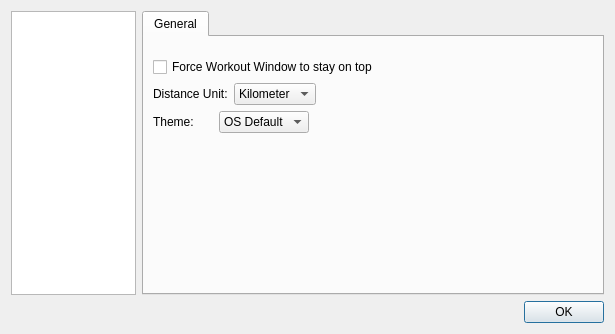
<?xml version="1.0" encoding="UTF-8"?>
<ui version="4.0">
 <class>DialogMainWindowConfig</class>
 <widget class="QDialog" name="DialogMainWindowConfig">
  <property name="geometry">
   <rect>
    <x>0</x>
    <y>0</y>
    <width>615</width>
    <height>314</height>
   </rect>
  </property>
  <property name="windowTitle">
   <string>Preferences</string>
  </property>
  <layout class="QGridLayout" name="gridLayout">
   <item row="0" column="0" rowspan="2">
    <widget class="QListWidget" name="listWidget_settings">
     <property name="sizePolicy">
      <sizepolicy hsizetype="Minimum" vsizetype="Expanding">
       <horstretch>0</horstretch>
       <verstretch>0</verstretch>
      </sizepolicy>
     </property>
     <property name="minimumSize">
      <size>
       <width>125</width>
       <height>0</height>
      </size>
     </property>
     <property name="maximumSize">
      <size>
       <width>125</width>
       <height>16777215</height>
      </size>
     </property>
     <property name="editTriggers">
      <set>QAbstractItemView::NoEditTriggers</set>
     </property>
     <property name="showDropIndicator" stdset="0">
      <bool>false</bool>
     </property>
     <property name="iconSize">
      <size>
       <width>48</width>
       <height>48</height>
      </size>
     </property>
    </widget>
   </item>
   <item row="0" column="1" rowspan="2">
    <widget class="QStackedWidget" name="stackedWidget">
     <property name="currentIndex">
      <number>0</number>
     </property>
     <widget class="QWidget" name="page_general">
      <layout class="QVBoxLayout" name="verticalLayout_8">
       <property name="leftMargin">
        <number>0</number>
       </property>
       <property name="topMargin">
        <number>0</number>
       </property>
       <property name="rightMargin">
        <number>0</number>
       </property>
       <property name="bottomMargin">
        <number>0</number>
       </property>
       <item>
        <widget class="QTabWidget" name="tabWidget_4">
         <property name="currentIndex">
          <number>0</number>
         </property>
         <widget class="QWidget" name="tab_3">
          <attribute name="title">
           <string>General</string>
          </attribute>
          <layout class="QVBoxLayout" name="verticalLayout_7">
           <property name="topMargin">
            <number>20</number>
           </property>
           <item>
            <layout class="QHBoxLayout" name="horizontalLayout_9">
             <property name="spacing">
              <number>0</number>
             </property>
             <item>
              <widget class="QCheckBox" name="checkBox_forceOnTop">
               <property name="text">
                <string>Force Workout Window to stay on top</string>
               </property>
              </widget>
             </item>
             <item>
              <spacer name="horizontalSpacer_6">
               <property name="orientation">
                <enum>Qt::Horizontal</enum>
               </property>
               <property name="sizeHint" stdset="0">
                <size>
                 <width>1</width>
                 <height>1</height>
                </size>
               </property>
              </spacer>
             </item>
            </layout>
           </item>
           <item>
            <layout class="QHBoxLayout" name="horizontalLayout_8">
             <item>
              <widget class="QLabel" name="label_6">
               <property name="minimumSize">
                <size>
                 <width>60</width>
                 <height>0</height>
                </size>
               </property>
               <property name="text">
                <string>Distance Unit:</string>
               </property>
              </widget>
             </item>
             <item>
              <widget class="QComboBox" name="comboBox_distance">
               <item>
                <property name="text">
                 <string>Kilometer</string>
                </property>
               </item>
               <item>
                <property name="text">
                 <string>Mile</string>
                </property>
               </item>
              </widget>
             </item>
             <item>
              <spacer name="horizontalSpacer_5">
               <property name="orientation">
                <enum>Qt::Horizontal</enum>
               </property>
               <property name="sizeHint" stdset="0">
                <size>
                 <width>1</width>
                 <height>1</height>
                </size>
               </property>
              </spacer>
             </item>
            </layout>
           </item>
           <item>
            <layout class="QHBoxLayout" name="horizontalLayout_theme">
             <item>
              <widget class="QLabel" name="label_theme">
               <property name="minimumSize">
                <size>
                 <width>60</width>
                 <height>0</height>
                </size>
               </property>
               <property name="text">
                <string>Theme:</string>
               </property>
              </widget>
             </item>
             <item>
              <widget class="QComboBox" name="comboBox_theme">
               <item>
                <property name="text">
                 <string>OS Default</string>
                </property>
               </item>
               <item>
                <property name="text">
                 <string>Light</string>
                </property>
               </item>
               <item>
                <property name="text">
                 <string>Dark</string>
                </property>
               </item>
              </widget>
             </item>
             <item>
              <spacer name="horizontalSpacer_theme">
               <property name="orientation">
                <enum>Qt::Horizontal</enum>
               </property>
               <property name="sizeHint" stdset="0">
                <size>
                 <width>1</width>
                 <height>1</height>
                </size>
               </property>
              </spacer>
             </item>
            </layout>
           </item>
           <item>
            <spacer name="verticalSpacer_4">
             <property name="orientation">
              <enum>Qt::Vertical</enum>
             </property>
             <property name="sizeHint" stdset="0">
              <size>
               <width>20</width>
               <height>40</height>
              </size>
             </property>
            </spacer>
           </item>
          </layout>
         </widget>
        </widget>
       </item>
      </layout>
     </widget>
     <widget class="QWidget" name="page_connectivity">
      <layout class="QVBoxLayout" name="verticalLayout_2">
       <property name="leftMargin">
        <number>0</number>
       </property>
       <property name="topMargin">
        <number>0</number>
       </property>
       <property name="rightMargin">
        <number>0</number>
       </property>
       <property name="bottomMargin">
        <number>0</number>
       </property>
       <item>
        <widget class="QTabWidget" name="tabWidget_2">
         <property name="currentIndex">
          <number>0</number>
         </property>
         <widget class="QWidget" name="tab_connectivity">
          <attribute name="title">
           <string>Connectivity</string>
          </attribute>
          <layout class="QVBoxLayout" name="verticalLayout_4">
           <property name="topMargin">
            <number>20</number>
           </property>
           <item>
            <layout class="QHBoxLayout" name="horizontalLayout_10">
             <property name="spacing">
              <number>0</number>
             </property>
             <item>
              <widget class="QCheckBox" name="checkBox_controlTrainer">
               <property name="text">
                <string>Control Trainer Resistance (FE-C Trainer)</string>
               </property>
              </widget>
             </item>
             <item>
              <spacer name="horizontalSpacer_7">
               <property name="orientation">
                <enum>Qt::Horizontal</enum>
               </property>
               <property name="sizeHint" stdset="0">
                <size>
                 <width>1</width>
                 <height>1</height>
                </size>
               </property>
              </spacer>
             </item>
            </layout>
           </item>
           <item>
            <spacer name="verticalSpacer_2">
             <property name="orientation">
              <enum>Qt::Vertical</enum>
             </property>
             <property name="sizeHint" stdset="0">
              <size>
               <width>20</width>
               <height>40</height>
              </size>
             </property>
            </spacer>
           </item>
          </layout>
         </widget>
         <widget class="QWidget" name="tab">
          <attribute name="title">
           <string>Pairing</string>
          </attribute>
          <layout class="QVBoxLayout" name="verticalLayout_9">
           <property name="topMargin">
            <number>20</number>
           </property>
           <item>
            <widget class="QCheckBox" name="checkBox_stopPairingOnFound">
             <property name="text">
              <string>Stop Pairing when a single device is found</string>
             </property>
             <property name="autoExclusive">
              <bool>true</bool>
             </property>
            </widget>
           </item>
           <item>
            <layout class="QHBoxLayout" name="horizontalLayout_7">
             <item>
              <widget class="QCheckBox" name="checkBox_pairNbOfSeconds">
               <property name="text">
                <string>Look for multiple devices during</string>
               </property>
               <property name="autoExclusive">
                <bool>true</bool>
               </property>
              </widget>
             </item>
             <item>
              <widget class="QComboBox" name="comboBox_timePairingSec">
               <item>
                <property name="text">
                 <string>1</string>
                </property>
               </item>
               <item>
                <property name="text">
                 <string>2</string>
                </property>
               </item>
               <item>
                <property name="text">
                 <string>3</string>
                </property>
               </item>
               <item>
                <property name="text">
                 <string>4</string>
                </property>
               </item>
               <item>
                <property name="text">
                 <string>5</string>
                </property>
               </item>
               <item>
                <property name="text">
                 <string>6</string>
                </property>
               </item>
               <item>
                <property name="text">
                 <string>7</string>
                </property>
               </item>
               <item>
                <property name="text">
                 <string>8</string>
                </property>
               </item>
               <item>
                <property name="text">
                 <string>9</string>
                </property>
               </item>
               <item>
                <property name="text">
                 <string>10</string>
                </property>
               </item>
              </widget>
             </item>
             <item>
              <widget class="QLabel" name="label_8">
               <property name="text">
                <string>seconds</string>
               </property>
              </widget>
             </item>
             <item>
              <spacer name="horizontalSpacer_3">
               <property name="orientation">
                <enum>Qt::Horizontal</enum>
               </property>
               <property name="sizeHint" stdset="0">
                <size>
                 <width>40</width>
                 <height>20</height>
                </size>
               </property>
              </spacer>
             </item>
            </layout>
           </item>
           <item>
            <spacer name="verticalSpacer_5">
             <property name="orientation">
              <enum>Qt::Vertical</enum>
             </property>
             <property name="sizeHint" stdset="0">
              <size>
               <width>20</width>
               <height>134</height>
              </size>
             </property>
            </spacer>
           </item>
          </layout>
         </widget>
        </widget>
       </item>
      </layout>
     </widget>
     <widget class="QWidget" name="page_folder">
      <layout class="QVBoxLayout" name="verticalLayout">
       <property name="leftMargin">
        <number>0</number>
       </property>
       <property name="topMargin">
        <number>0</number>
       </property>
       <property name="rightMargin">
        <number>0</number>
       </property>
       <property name="bottomMargin">
        <number>0</number>
       </property>
       <item>
        <widget class="QTabWidget" name="tabWidget">
         <property name="currentIndex">
          <number>0</number>
         </property>
         <widget class="QWidget" name="tab_5">
          <attribute name="title">
           <string>Folders</string>
          </attribute>
          <layout class="QVBoxLayout" name="verticalLayout_3">
           <property name="leftMargin">
            <number>9</number>
           </property>
           <property name="topMargin">
            <number>20</number>
           </property>
           <property name="rightMargin">
            <number>9</number>
           </property>
           <property name="bottomMargin">
            <number>9</number>
           </property>
           <item>
            <layout class="QHBoxLayout" name="horizontalLayout">
             <item>
              <widget class="QLabel" name="label_2">
               <property name="sizePolicy">
                <sizepolicy hsizetype="Minimum" vsizetype="Preferred">
                 <horstretch>0</horstretch>
                 <verstretch>0</verstretch>
                </sizepolicy>
               </property>
               <property name="minimumSize">
                <size>
                 <width>60</width>
                 <height>0</height>
                </size>
               </property>
               <property name="text">
                <string>Workouts:</string>
               </property>
              </widget>
             </item>
             <item>
              <widget class="QLineEdit" name="lineEdit_workoutDir"/>
             </item>
             <item>
              <widget class="QPushButton" name="pushButton_browseWorkoutDir">
               <property name="text">
                <string>Browse...</string>
               </property>
              </widget>
             </item>
            </layout>
           </item>
           <item>
            <layout class="QHBoxLayout" name="horizontalLayout_4">
             <item>
              <widget class="QLabel" name="label_courseTxt">
               <property name="sizePolicy">
                <sizepolicy hsizetype="Minimum" vsizetype="Preferred">
                 <horstretch>0</horstretch>
                 <verstretch>0</verstretch>
                </sizepolicy>
               </property>
               <property name="minimumSize">
                <size>
                 <width>60</width>
                 <height>0</height>
                </size>
               </property>
               <property name="text">
                <string>Courses</string>
               </property>
              </widget>
             </item>
             <item>
              <widget class="QLineEdit" name="lineEdit_courseDir"/>
             </item>
             <item>
              <widget class="QPushButton" name="pushButton_browseCourseDir">
               <property name="text">
                <string>Browse...</string>
               </property>
              </widget>
             </item>
            </layout>
           </item>
           <item>
            <layout class="QHBoxLayout" name="horizontalLayout_2">
             <item>
              <widget class="QLabel" name="label_4">
               <property name="sizePolicy">
                <sizepolicy hsizetype="Minimum" vsizetype="Preferred">
                 <horstretch>0</horstretch>
                 <verstretch>0</verstretch>
                </sizepolicy>
               </property>
               <property name="minimumSize">
                <size>
                 <width>60</width>
                 <height>0</height>
                </size>
               </property>
               <property name="text">
                <string>History:</string>
               </property>
              </widget>
             </item>
             <item>
              <widget class="QLineEdit" name="lineEdit_historyDir"/>
             </item>
             <item>
              <widget class="QPushButton" name="pushButton_browseHistoryDir">
               <property name="text">
                <string>Browse...</string>
               </property>
              </widget>
             </item>
            </layout>
           </item>
           <item>
            <spacer name="verticalSpacer">
             <property name="orientation">
              <enum>Qt::Vertical</enum>
             </property>
             <property name="sizeHint" stdset="0">
              <size>
               <width>20</width>
               <height>40</height>
              </size>
             </property>
            </spacer>
           </item>
          </layout>
         </widget>
        </widget>
       </item>
      </layout>
     </widget>
     <widget class="QWidget" name="page_upload">
      <layout class="QVBoxLayout" name="verticalLayout_5">
       <property name="leftMargin">
        <number>0</number>
       </property>
       <property name="topMargin">
        <number>0</number>
       </property>
       <property name="rightMargin">
        <number>0</number>
       </property>
       <property name="bottomMargin">
        <number>0</number>
       </property>
       <item>
        <widget class="QTabWidget" name="tabWidget_3">
         <widget class="QWidget" name="tab_2">
          <attribute name="title">
           <string>Auto Upload</string>
          </attribute>
          <layout class="QVBoxLayout" name="verticalLayout_6">
           <property name="spacing">
            <number>12</number>
           </property>
           <property name="topMargin">
            <number>20</number>
           </property>
           <item>
            <widget class="QGroupBox" name="groupBox">
             <property name="font">
              <font>
               <weight>75</weight>
               <bold>true</bold>
              </font>
             </property>
             <property name="title">
              <string>Strava</string>
             </property>
             <layout class="QHBoxLayout" name="horizontalLayout_5">
              <property name="topMargin">
               <number>5</number>
              </property>
              <property name="bottomMargin">
               <number>9</number>
              </property>
              <item>
               <widget class="FaderLabel" name="label_connectStrava">
                <property name="minimumSize">
                 <size>
                  <width>172</width>
                  <height>32</height>
                 </size>
                </property>
                <property name="text">
                 <string/>
                </property>
               </widget>
              </item>
              <item>
               <widget class="FaderLabel" name="label_stravaUnlink">
                <property name="text">
                 <string>Unlink</string>
                </property>
                <property name="textFormat">
                 <enum>Qt::RichText</enum>
                </property>
               </widget>
              </item>
              <item>
               <spacer name="horizontalSpacer_2">
                <property name="orientation">
                 <enum>Qt::Horizontal</enum>
                </property>
                <property name="sizeHint" stdset="0">
                 <size>
                  <width>40</width>
                  <height>20</height>
                 </size>
                </property>
               </spacer>
              </item>
              <item>
               <widget class="QCheckBox" name="checkBox_stravaPrivate">
                <property name="text">
                 <string>Upload Activity as Private</string>
                </property>
               </widget>
              </item>
             </layout>
            </widget>
           </item>
           <item>
            <widget class="QGroupBox" name="groupBox_3">
             <property name="font">
              <font>
               <weight>75</weight>
               <bold>true</bold>
              </font>
             </property>
             <property name="title">
              <string>TrainingPeaks</string>
             </property>
             <layout class="QHBoxLayout" name="horizontalLayout_12">
              <property name="topMargin">
               <number>5</number>
              </property>
              <property name="bottomMargin">
               <number>9</number>
              </property>
              <item>
               <widget class="FaderLabel" name="label_connectTrainingPeaks">
                <property name="minimumSize">
                 <size>
                  <width>172</width>
                  <height>32</height>
                 </size>
                </property>
                <property name="text">
                 <string/>
                </property>
               </widget>
              </item>
              <item>
               <widget class="FaderLabel" name="label_TrainingPeaksUnlink">
                <property name="text">
                 <string>Unlink</string>
                </property>
                <property name="textFormat">
                 <enum>Qt::RichText</enum>
                </property>
               </widget>
              </item>
              <item>
               <spacer name="horizontalSpacer_4">
                <property name="orientation">
                 <enum>Qt::Horizontal</enum>
                </property>
                <property name="sizeHint" stdset="0">
                 <size>
                  <width>40</width>
                  <height>20</height>
                 </size>
                </property>
               </spacer>
              </item>
              <item>
               <widget class="QCheckBox" name="checkBox_trainingPeaksPrivate">
                <property name="text">
                 <string>Upload Activity as Private</string>
                </property>
               </widget>
              </item>
             </layout>
            </widget>
           </item>
           <item>
            <widget class="QGroupBox" name="groupBox_2">
             <property name="font">
              <font>
               <weight>75</weight>
               <bold>true</bold>
              </font>
             </property>
             <property name="title">
              <string>SelfLoops</string>
             </property>
             <layout class="QHBoxLayout" name="horizontalLayout_6">
              <property name="topMargin">
               <number>9</number>
              </property>
              <property name="bottomMargin">
               <number>9</number>
              </property>
              <item>
               <widget class="QLabel" name="label">
                <property name="text">
                 <string>Email</string>
                </property>
               </widget>
              </item>
              <item>
               <widget class="QLineEdit" name="lineEdit_userSelfloops"/>
              </item>
              <item>
               <widget class="QLabel" name="label_5">
                <property name="text">
                 <string>Password</string>
                </property>
               </widget>
              </item>
              <item>
               <widget class="QLineEdit" name="lineEdit_pwSelfloops">
                <property name="echoMode">
                 <enum>QLineEdit::Password</enum>
                </property>
               </widget>
              </item>
             </layout>
            </widget>
           </item>
           <item>
            <spacer name="verticalSpacer_3">
             <property name="orientation">
              <enum>Qt::Vertical</enum>
             </property>
             <property name="sizeHint" stdset="0">
              <size>
               <width>20</width>
               <height>40</height>
              </size>
             </property>
            </spacer>
           </item>
          </layout>
         </widget>
        </widget>
       </item>
      </layout>
     </widget>
     <widget class="QWidget" name="page_cloud_sync">
      <layout class="QVBoxLayout" name="verticalLayout_cloud">
       <property name="topMargin">
        <number>20</number>
       </property>
       <item>
        <widget class="QGroupBox" name="groupBox_intervals">
         <property name="font">
          <font>
           <weight>75</weight>
           <bold>true</bold>
          </font>
         </property>
         <property name="title">
          <string>Intervals.icu</string>
         </property>
         <layout class="QFormLayout" name="formLayout_intervals">
          <property name="topMargin">
           <number>10</number>
          </property>
          <property name="bottomMargin">
           <number>10</number>
          </property>
          <item row="0" column="0">
           <widget class="QLabel" name="label_intervalsApiKey">
            <property name="text">
             <string>API Key</string>
            </property>
           </widget>
          </item>
          <item row="0" column="1">
           <widget class="QLineEdit" name="lineEdit_intervalsApiKey">
            <property name="echoMode">
             <enum>QLineEdit::Password</enum>
            </property>
            <property name="placeholderText">
             <string>Paste your Intervals.icu API key here</string>
            </property>
           </widget>
          </item>
          <item row="1" column="0">
           <widget class="QLabel" name="label_intervalsAthleteId">
            <property name="text">
             <string>Athlete ID</string>
            </property>
           </widget>
          </item>
          <item row="1" column="1">
           <widget class="QLineEdit" name="lineEdit_intervalsAthleteId">
            <property name="placeholderText">
             <string>e.g. i123456</string>
            </property>
           </widget>
          </item>
          <item row="2" column="0" colspan="2">
           <layout class="QHBoxLayout" name="horizontalLayout_intervalsTest">
            <item>
             <widget class="QPushButton" name="pushButton_testIntervalsConnection">
              <property name="text">
               <string>Test Connection</string>
              </property>
             </widget>
            </item>
            <item>
             <widget class="QLabel" name="label_intervalsTestResult">
              <property name="text">
               <string/>
              </property>
             </widget>
            </item>
            <item>
             <spacer name="horizontalSpacer_intervals">
              <property name="orientation">
               <enum>Qt::Horizontal</enum>
              </property>
              <property name="sizeHint" stdset="0">
               <size>
                <width>40</width>
                <height>20</height>
               </size>
              </property>
             </spacer>
            </item>
           </layout>
          </item>
          <item row="3" column="0" colspan="2">
           <widget class="QLabel" name="label_intervalsHint">
            <property name="text">
             <string>Find your API key at intervals.icu → Settings → API.</string>
            </property>
            <property name="wordWrap">
             <bool>true</bool>
            </property>
            <property name="styleSheet">
             <string notr="true">color: #666; font-style: italic;</string>
            </property>
           </widget>
          </item>
          <item row="4" column="0" colspan="2">
           <widget class="QCheckBox" name="checkBox_intervalsAutoUpload">
            <property name="text">
             <string>Auto-upload completed activities to Intervals.icu</string>
            </property>
           </widget>
          </item>
         </layout>
        </widget>
       </item>
       <item>
        <spacer name="verticalSpacer_cloud">
         <property name="orientation">
          <enum>Qt::Vertical</enum>
         </property>
         <property name="sizeHint" stdset="0">
          <size>
           <width>20</width>
           <height>40</height>
          </size>
         </property>
        </spacer>
       </item>
      </layout>
     </widget>
    </widget>
   </item>
   <item row="2" column="0" colspan="2">
    <widget class="QDialogButtonBox" name="buttonBox">
     <property name="orientation">
      <enum>Qt::Horizontal</enum>
     </property>
     <property name="standardButtons">
      <set>QDialogButtonBox::Ok</set>
     </property>
    </widget>
   </item>
  </layout>
 </widget>
 <customwidgets>
  <customwidget>
   <class>FaderLabel</class>
   <extends>QLabel</extends>
   <header>faderlabel.h</header>
  </customwidget>
 </customwidgets>
 <resources/>
 <connections>
  <connection>
   <sender>buttonBox</sender>
   <signal>accepted()</signal>
   <receiver>DialogMainWindowConfig</receiver>
   <slot>accept()</slot>
   <hints>
    <hint type="sourcelabel">
     <x>248</x>
     <y>254</y>
    </hint>
    <hint type="destinationlabel">
     <x>157</x>
     <y>274</y>
    </hint>
   </hints>
  </connection>
  <connection>
   <sender>buttonBox</sender>
   <signal>rejected()</signal>
   <receiver>DialogMainWindowConfig</receiver>
   <slot>reject()</slot>
   <hints>
    <hint type="sourcelabel">
     <x>316</x>
     <y>260</y>
    </hint>
    <hint type="destinationlabel">
     <x>286</x>
     <y>274</y>
    </hint>
   </hints>
  </connection>
 </connections>
</ui>
